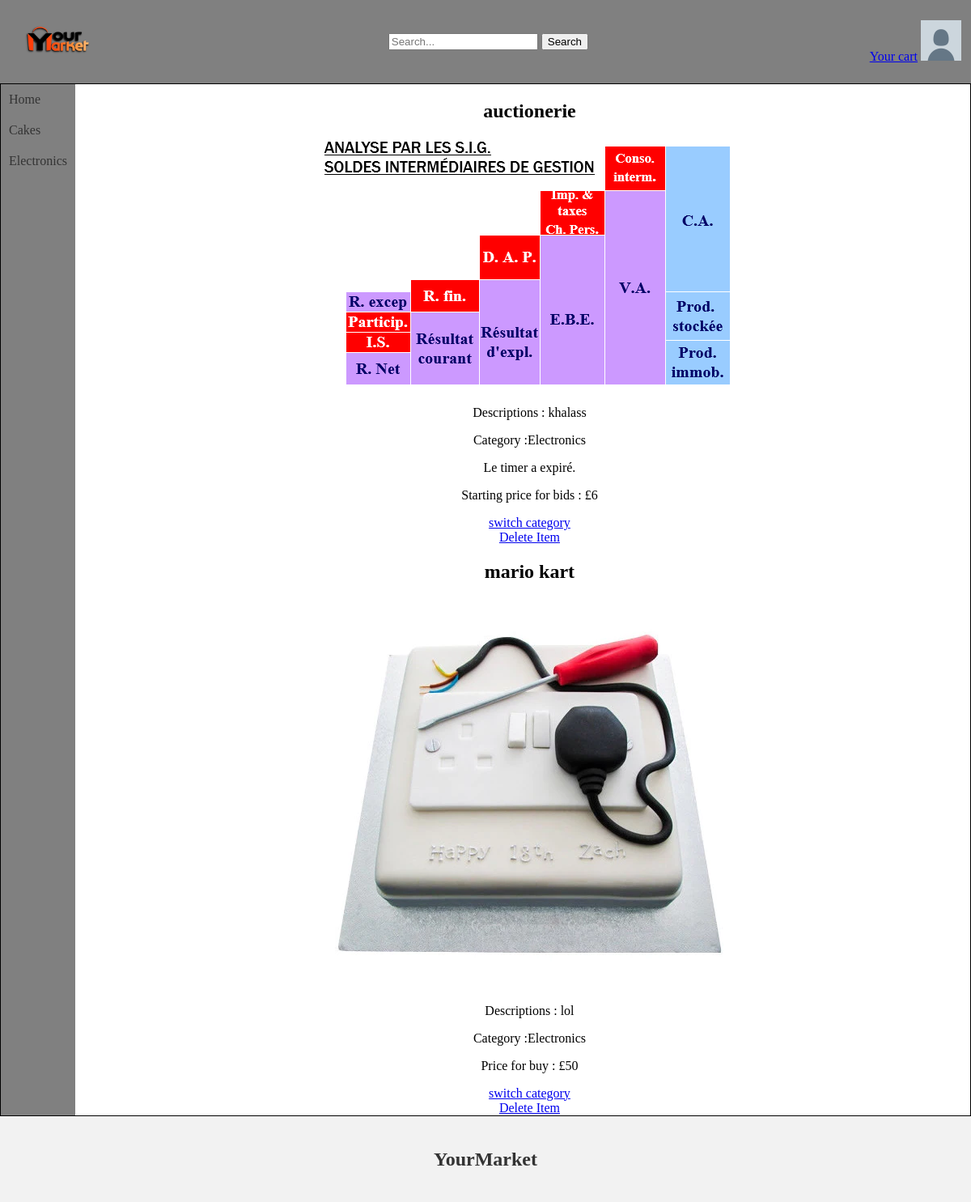
The page /findItems.php (signed in) on the database its author committed.
### tables this page shows
CREATE TABLE IF NOT EXISTS `items` (
  `id` int NOT NULL AUTO_INCREMENT,
  `nameItem` varchar(200) NOT NULL,
  `descriptions` varchar(999) NOT NULL,
  `price` double NOT NULL,
  `categories` int NOT NULL,
  `sellType` int NOT NULL,
  `quantity` int NOT NULL DEFAULT '1',
  `available` tinyint(1) NOT NULL DEFAULT '1',
  `endDate` datetime DEFAULT NULL,
  PRIMARY KEY (`id`)
);

CREATE TABLE IF NOT EXISTS `picturesvideos` (
  `id` int NOT NULL AUTO_INCREMENT,
  `link` varchar(500) NOT NULL,
  PRIMARY KEY (`id`)
);

### findItems.php (the view, shortened to what this page needs)
<!DOCTYPE html>
<html>
<head>
  <link rel="stylesheet" type="text/css" href="Constant/styles.css">
</head>
<body>
    <head>
        <?php include('Constant/head.php'); ?>
    </head>
    <div class="page">
      <nav>
          <?php include('Constant/navbar.php'); ?>
      </nav>
      <div class="content">
      <div class="row">
                <?php
                global $conn;
                $currentDatetime = date("Y-m-d H:i:s");
                $sql = "SELECT i.id,nameItem,descriptions,price,categories,quantity,sellType,idLink,link,endDate FROM items as i inner join have as h on i.id = h.idItem inner join picturesvideos as pv on h.idLink=pv.id where quantity>0 ";
                $result = $conn->query($sql);
                if ($result->num_rows > 0) {
                    while ($row = $result->fetch_assoc()) {
                        echo '<div class="column">';
                        echo '<div class="item">';
                        echo '<h2>' . $row["nameItem"] . '</h2>';
                        echo '<img src='. $row["link"] . '>';
                        echo '<p>Descriptions : ' . $row["descriptions"] . '</p>';
                        $categoryName = $row["categories"]==1?"Cakes":"Electronics";
                        echo '<p>Category :'.$categoryName.' </p>';
                        if($row["sellType"]==1){
                            echo '<p>Price for buy : £' . $row["price"] . '</p>';
                        }else{
                            if ($currentDatetime >= $row["endDate"]) {
                                echo "Le timer a expiré.";
                            } else {
                                $expiryTime = new DateTime($row["endDate"]);
                                $currentDatetimeObj = new DateTime($currentDatetime);
                                $interval = $currentDatetimeObj->diff($expiryTime);
                                $remainingTime = $interval->format('%y années, %m mois, %d jours, %H heures, %I minutes et %S secondes');
                                echo "Remaining time : " . $remainingTime;
                            }
                            echo '<p>Starting price for bids : £' . $row["price"] . '</p>';
                        }
                        $cat = $row["categories"]==1?2:1;
                        echo '<a href="findItems.php?id='.$row["id"].'&newCategory='.$cat.'">switch category</a><br>';
                        echo '<a href="findItems.php?delId='.$row["id"].'">Delete Item</a><br>';
                        echo '</div>';
                        echo '</div>';
                    }
                }
                ?>
            </div>
      </div>
    </div>
  <footer>
    <?php
    include('Constant/footer.php');
    ?>
  </footer>
</body>
</html>

### Constant/styles.css (style rules this page uses)
body { margin: 0; padding: 0; }
nav { width: 10%; left: 0; flex-grow: 1; }
.page { border: 1px solid black; display: flex; }
.content { text-align: center; width: 100%; }

### rows shown on the page
items: nameItem "auctionerie", picturesvideos.link (picture), descriptions "khalass", categories "Electronics", shows "Le timer a expiré.", price "6"
items: nameItem "mario kart", picturesvideos.link (picture), descriptions "lol", categories "Electronics", price "50"
